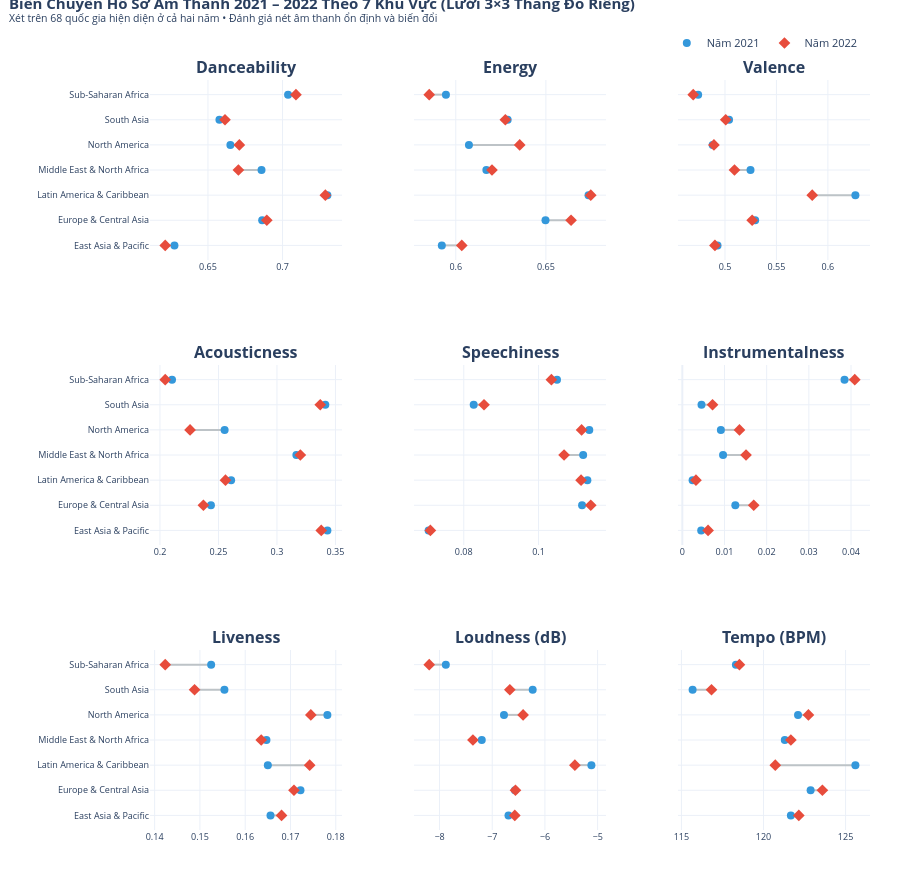

This figure's notebook cell:
### Markdown cell above
---
## 5. Hồ Sơ Thay Đổi Giữa Hai Năm (Dot Plot 2021–2022 Theo Khu Vực, Thang Đo Riêng)

**Phương pháp trực quan:**
- Đo lường mức độ biến chuyển của 7 khu vực giữa hai năm 2021 và 2022 trên **68 quốc gia có mặt ở cả hai năm**.
- Bố cục lưới $3 	imes 3$ subplots cho đủ 9 đặc trưng âm thanh.
- Mỗi ô có trục hoành là thang đo độc lập tương ứng với miền giá trị của từng đặc trưng.
- Hai mốc thời gian được biểu diễn bằng hai điểm màu: **2021 (Xanh dương, chấm tròn)** và **2022 (Đỏ, hình thoi)**, nối với nhau bằng đoạn thẳng chỉ rõ hướng dịch chuyển.

### Code cell
def plot_dotplot_regional_evolution(df_common_data):
    features_all = [
        'danceability', 'energy', 'valence', 'acousticness',
        'speechiness', 'instrumentalness', 'liveness', 'loudness', 'tempo'
    ]
    cols_all = [f'{f}_weighted' for f in features_all]
    titles_all = [
        'Danceability', 'Energy', 'Valence', 'Acousticness',
        'Speechiness', 'Instrumentalness', 'Liveness', 'Loudness (dB)', 'Tempo (BPM)'
    ]
    
    reg_yearly = df_common_data.groupby(['wb_region', 'year'])[cols_all].mean().reset_index()
    regions = sorted(df_common_data['wb_region'].unique())
    
    fig = make_subplots(
        rows=3, cols=3,
        subplot_titles=[f"<b>{t}</b>" for t in titles_all],
        horizontal_spacing=0.10,
        vertical_spacing=0.14
    )
    
    for idx, (f_col, t_label) in enumerate(zip(cols_all, titles_all)):
        r = idx // 3 + 1
        c = idx % 3 + 1
        
        piv = reg_yearly.pivot(index='wb_region', columns='year', values=f_col).loc[regions]
        
        # Đường nối 2021 -> 2022
        for reg in regions:
            val_21 = piv.loc[reg, 2021]
            val_22 = piv.loc[reg, 2022]
            fig.add_trace(go.Scatter(
                x=[val_21, val_22],
                y=[reg, reg],
                mode='lines',
                line=dict(color='#BDC3C7', width=2),
                showlegend=False,
                hoverinfo='skip'
            ), row=r, col=c)
            
        # Điểm năm 2021
        fig.add_trace(go.Scatter(
            x=piv[2021],
            y=regions,
            mode='markers',
            name='Năm 2021',
            marker=dict(size=8, color='#3498DB', symbol='circle'),
            showlegend=(idx == 0),
            hovertemplate='<b>%{y}</b> (2021)<br>' + t_label + ': %{x:.4f}<extra></extra>'
        ), row=r, col=c)
        
        # Điểm năm 2022
        fig.add_trace(go.Scatter(
            x=piv[2022],
            y=regions,
            mode='markers',
            name='Năm 2022',
            marker=dict(size=9, color='#E74C3C', symbol='diamond'),
            showlegend=(idx == 0),
            hovertemplate='<b>%{y}</b> (2022)<br>' + t_label + ': %{x:.4f}<extra></extra>'
        ), row=r, col=c)
        
        if c != 1:
            fig.update_yaxes(showticklabels=False, row=r, col=c)
        else:
            fig.update_yaxes(tickfont=dict(size=9), row=r, col=c)
            
        fig.update_xaxes(tickfont=dict(size=9), row=r, col=c)
        
    fig.update_layout(
        title=dict(
            text='<b>Biến Chuyển Hồ Sơ Âm Thanh 2021 – 2022 Theo 7 Khu Vực (Lưới 3×3 Thang Đo Riêng)</b><br><sup>Xét trên 68 quốc gia hiện diện ở cả hai năm • Đánh giá nét âm thanh ổn định và biến đổi</sup>',
            x=0.01, y=0.99,
            font=dict(size=15)
        ),
        legend=dict(
            orientation='h',
            x=0.99, y=1.03,
            xanchor='right', yanchor='bottom',
            font=dict(size=11),
            bgcolor='rgba(255, 255, 255, 0.7)'
        ),
        height=880,
        margin=dict(l=150, r=30, t=80, b=50),
        template='plotly_white'
    )
    return fig

fig_dotplot_evolution = plot_dotplot_regional_evolution(df_common)
fig_dotplot_evolution.show()

### Figure 1 — Plotly figure (JSON) as saved in the notebook; plotly's stock layout.template omitted (floating-point values rounded to 4 significant figures)
{"data": [{"hoverinfo": "skip", "line": {"color": "#BDC3C7", "width": 2}, "mode": "lines", "showlegend": false, "type": "scatter", "x": [0.6276, 0.6214], "xaxis": "x", "y": ["East Asia & Pacific", "East Asia & Pacific"], "yaxis": "y"}, {"hoverinfo": "skip", "line": {"color": "#BDC3C7", "width": 2}, "mode": "lines", "showlegend": false, "type": "scatter", "x": [0.6863, 0.6894], "xaxis": "x", "y": ["Europe & Central Asia", "Europe & Central Asia"], "yaxis": "y"}, {"hoverinfo": "skip", "line": {"color": "#BDC3C7", "width": 2}, "mode": "lines", "showlegend": false, "type": "scatter", "x": [0.7301, 0.7287], "xaxis": "x", "y": ["Latin America & Caribbean", "Latin America & Caribbean"], "yaxis": "y"}, {"hoverinfo": "skip", "line": {"color": "#BDC3C7", "width": 2}, "mode": "lines", "showlegend": false, "type": "scatter", "x": [0.6859, 0.6704], "xaxis": "x", "y": ["Middle East & North Africa", "Middle East & North Africa"], "yaxis": "y"}, {"hoverinfo": "skip", "line": {"color": "#BDC3C7", "width": 2}, "mode": "lines", "showlegend": false, "type": "scatter", "x": [0.665, 0.671], "xaxis": "x", "y": ["North America", "North America"], "yaxis": "y"}, {"hoverinfo": "skip", "line": {"color": "#BDC3C7", "width": 2}, "mode": "lines", "showlegend": false, "type": "scatter", "x": [0.6577, 0.6614], "xaxis": "x", "y": ["South Asia", "South Asia"], "yaxis": "y"}, {"hoverinfo": "skip", "line": {"color": "#BDC3C7", "width": 2}, "mode": "lines", "showlegend": false, "type": "scatter", "x": [0.7037, 0.709], "xaxis": "x", "y": ["Sub-Saharan Africa", "Sub-Saharan Africa"], "yaxis": "y"}, {"hovertemplate": "<b>%{y}</b> (2021)<br>Danceability: %{x:.4f}<extra></extra>", "marker": {"color": "#3498DB", "size": 8, "symbol": "circle"}, "mode": "markers", "name": "Năm 2021", "showlegend": true, "type": "scatter", "x": [0.6276, 0.6863, 0.7301, 0.6859, 0.665, 0.6577, 0.7037], "xaxis": "x", "y": ["East Asia & Pacific", "Europe & Central Asia", "Latin America & Caribbean", "Middle East & North Africa", "North America", "South Asia", "Sub-Saharan Africa"], "yaxis": "y"}, {"hovertemplate": "<b>%{y}</b> (2022)<br>Danceability: %{x:.4f}<extra></extra>", "marker": {"color": "#E74C3C", "size": 9, "symbol": "diamond"}, "mode": "markers", "name": "Năm 2022", "showlegend": true, "type": "scatter", "x": [0.6214, 0.6894, 0.7287, 0.6704, 0.671, 0.6614, 0.709], "xaxis": "x", "y": ["East Asia & Pacific", "Europe & Central Asia", "Latin America & Caribbean", "Middle East & North Africa", "North America", "South Asia", "Sub-Saharan Africa"], "yaxis": "y"}, {"hoverinfo": "skip", "line": {"color": "#BDC3C7", "width": 2}, "mode": "lines", "showlegend": false, "type": "scatter", "x": [0.5922, 0.6033], "xaxis": "x2", "y": ["East Asia & Pacific", "East Asia & Pacific"], "yaxis": "y2"}, {"hoverinfo": "skip", "line": {"color": "#BDC3C7", "width": 2}, "mode": "lines", "showlegend": false, "type": "scatter", "x": [0.6498, 0.664], "xaxis": "x2", "y": ["Europe & Central Asia", "Europe & Central Asia"], "yaxis": "y2"}, {"hoverinfo": "skip", "line": {"color": "#BDC3C7", "width": 2}, "mode": "lines", "showlegend": false, "type": "scatter", "x": [0.6736, 0.6749], "xaxis": "x2", "y": ["Latin America & Caribbean", "Latin America & Caribbean"], "yaxis": "y2"}, {"hoverinfo": "skip", "line": {"color": "#BDC3C7", "width": 2}, "mode": "lines", "showlegend": false, "type": "scatter", "x": [0.617, 0.6201], "xaxis": "x2", "y": ["Middle East & North Africa", "Middle East & North Africa"], "yaxis": "y2"}, {"hoverinfo": "skip", "line": {"color": "#BDC3C7", "width": 2}, "mode": "lines", "showlegend": false, "type": "scatter", "x": [0.6073, 0.6355], "xaxis": "x2", "y": ["North America", "North America"], "yaxis": "y2"}, {"hoverinfo": "skip", "line": {"color": "#BDC3C7", "width": 2}, "mode": "lines", "showlegend": false, "type": "scatter", "x": [0.6288, 0.6275], "xaxis": "x2", "y": ["South Asia", "South Asia"], "yaxis": "y2"}, {"hoverinfo": "skip", "line": {"color": "#BDC3C7", "width": 2}, "mode": "lines", "showlegend": false, "type": "scatter", "x": [0.5945, 0.5853], "xaxis": "x2", "y": ["Sub-Saharan Africa", "Sub-Saharan Africa"], "yaxis": "y2"}, {"hovertemplate": "<b>%{y}</b> (2021)<br>Energy: %{x:.4f}<extra></extra>", "marker": {"color": "#3498DB", "size": 8, "symbol": "circle"}, "mode": "markers", "name": "Năm 2021", "showlegend": false, "type": "scatter", "x": [0.5922, 0.6498, 0.6736, 0.617, 0.6073, 0.6288, 0.5945], "xaxis": "x2", "y": ["East Asia & Pacific", "Europe & Central Asia", "Latin America & Caribbean", "Middle East & North Africa", "North America", "South Asia", "Sub-Saharan Africa"], "yaxis": "y2"}, {"hovertemplate": "<b>%{y}</b> (2022)<br>Energy: %{x:.4f}<extra></extra>", "marker": {"color": "#E74C3C", "size": 9, "symbol": "diamond"}, "mode": "markers", "name": "Năm 2022", "showlegend": false, "type": "scatter", "x": [0.6033, 0.664, 0.6749, 0.6201, 0.6355, 0.6275, 0.5853], "xaxis": "x2", "y": ["East Asia & Pacific", "Europe & Central Asia", "Latin America & Caribbean", "Middle East & North Africa", "North America", "South Asia", "Sub-Saharan Africa"], "yaxis": "y2"}, {"hoverinfo": "skip", "line": {"color": "#BDC3C7", "width": 2}, "mode": "lines", "showlegend": false, "type": "scatter", "x": [0.4928, 0.4902], "xaxis": "x3", "y": ["East Asia & Pacific", "East Asia & Pacific"], "yaxis": "y3"}, {"hoverinfo": "skip", "line": {"color": "#BDC3C7", "width": 2}, "mode": "lines", "showlegend": false, "type": "scatter", "x": [0.5293, 0.5264], "xaxis": "x3", "y": ["Europe & Central Asia", "Europe & Central Asia"], "yaxis": "y3"}, {"hoverinfo": "skip", "line": {"color": "#BDC3C7", "width": 2}, "mode": "lines", "showlegend": false, "type": "scatter", "x": [0.6267, 0.5848], "xaxis": "x3", "y": ["Latin America & Caribbean", "Latin America & Caribbean"], "yaxis": "y3"}, {"hoverinfo": "skip", "line": {"color": "#BDC3C7", "width": 2}, "mode": "lines", "showlegend": false, "type": "scatter", "x": [0.5248, 0.5092], "xaxis": "x3", "y": ["Middle East & North Africa", "Middle East & North Africa"], "yaxis": "y3"}, {"hoverinfo": "skip", "line": {"color": "#BDC3C7", "width": 2}, "mode": "lines", "showlegend": false, "type": "scatter", "x": [0.4881, 0.4893], "xaxis": "x3", "y": ["North America", "North America"], "yaxis": "y3"}, {"hoverinfo": "skip", "line": {"color": "#BDC3C7", "width": 2}, "mode": "lines", "showlegend": false, "type": "scatter", "x": [0.504, 0.5007], "xaxis": "x3", "y": ["South Asia", "South Asia"], "yaxis": "y3"}, {"hoverinfo": "skip", "line": {"color": "#BDC3C7", "width": 2}, "mode": "lines", "showlegend": false, "type": "scatter", "x": [0.4739, 0.4691], "xaxis": "x3", "y": ["Sub-Saharan Africa", "Sub-Saharan Africa"], "yaxis": "y3"}, {"hovertemplate": "<b>%{y}</b> (2021)<br>Valence: %{x:.4f}<extra></extra>", "marker": {"color": "#3498DB", "size": 8, "symbol": "circle"}, "mode": "markers", "name": "Năm 2021", "showlegend": false, "type": "scatter", "x": [0.4928, 0.5293, 0.6267, 0.5248, 0.4881, 0.504, 0.4739], "xaxis": "x3", "y": ["East Asia & Pacific", "Europe & Central Asia", "Latin America & Caribbean", "Middle East & North Africa", "North America", "South Asia", "Sub-Saharan Africa"], "yaxis": "y3"}, {"hovertemplate": "<b>%{y}</b> (2022)<br>Valence: %{x:.4f}<extra></extra>", "marker": {"color": "#E74C3C", "size": 9, "symbol": "diamond"}, "mode": "markers", "name": "Năm 2022", "showlegend": false, "type": "scatter", "x": [0.4902, 0.5264, 0.5848, 0.5092, 0.4893, 0.5007, 0.4691], "xaxis": "x3", "y": ["East Asia & Pacific", "Europe & Central Asia", "Latin America & Caribbean", "Middle East & North Africa", "North America", "South Asia", "Sub-Saharan Africa"], "yaxis": "y3"}, {"hoverinfo": "skip", "line": {"color": "#BDC3C7", "width": 2}, "mode": "lines", "showlegend": false, "type": "scatter", "x": [0.3431, 0.3379], "xaxis": "x4", "y": ["East Asia & Pacific", "East Asia & Pacific"], "yaxis": "y4"}, {"hoverinfo": "skip", "line": {"color": "#BDC3C7", "width": 2}, "mode": "lines", "showlegend": false, "type": "scatter", "x": [0.2436, 0.2371], "xaxis": "x4", "y": ["Europe & Central Asia", "Europe & Central Asia"], "yaxis": "y4"}, {"hoverinfo": "skip", "line": {"color": "#BDC3C7", "width": 2}, "mode": "lines", "showlegend": false, "type": "scatter", "x": [0.2608, 0.256], "xaxis": "x4", "y": ["Latin America & Caribbean", "Latin America & Caribbean"], "yaxis": "y4"}, {"hoverinfo": "skip", "line": {"color": "#BDC3C7", "width": 2}, "mode": "lines", "showlegend": false, "type": "scatter", "x": [0.3166, 0.32], "xaxis": "x4", "y": ["Middle East & North Africa", "Middle East & North Africa"], "yaxis": "y4"}, {"hoverinfo": "skip", "line": {"color": "#BDC3C7", "width": 2}, "mode": "lines", "showlegend": false, "type": "scatter", "x": [0.2553, 0.2257], "xaxis": "x4", "y": ["North America", "North America"], "yaxis": "y4"}, {"hoverinfo": "skip", "line": {"color": "#BDC3C7", "width": 2}, "mode": "lines", "showlegend": false, "type": "scatter", "x": [0.3413, 0.337], "xaxis": "x4", "y": ["South Asia", "South Asia"], "yaxis": "y4"}, {"hoverinfo": "skip", "line": {"color": "#BDC3C7", "width": 2}, "mode": "lines", "showlegend": false, "type": "scatter", "x": [0.2103, 0.2045], "xaxis": "x4", "y": ["Sub-Saharan Africa", "Sub-Saharan Africa"], "yaxis": "y4"}, {"hovertemplate": "<b>%{y}</b> (2021)<br>Acousticness: %{x:.4f}<extra></extra>", "marker": {"color": "#3498DB", "size": 8, "symbol": "circle"}, "mode": "markers", "name": "Năm 2021", "showlegend": false, "type": "scatter", "x": [0.3431, 0.2436, 0.2608, 0.3166, 0.2553, 0.3413, 0.2103], "xaxis": "x4", "y": ["East Asia & Pacific", "Europe & Central Asia", "Latin America & Caribbean", "Middle East & North Africa", "North America", "South Asia", "Sub-Saharan Africa"], "yaxis": "y4"}, {"hovertemplate": "<b>%{y}</b> (2022)<br>Acousticness: %{x:.4f}<extra></extra>", "marker": {"color": "#E74C3C", "size": 9, "symbol": "diamond"}, "mode": "markers", "name": "Năm 2022", "showlegend": false, "type": "scatter", "x": [0.3379, 0.2371, 0.256, 0.32, 0.2257, 0.337, 0.2045], "xaxis": "x4", "y": ["East Asia & Pacific", "Europe & Central Asia", "Latin America & Caribbean", "Middle East & North Africa", "North America", "South Asia", "Sub-Saharan Africa"], "yaxis": "y4"}, {"hoverinfo": "skip", "line": {"color": "#BDC3C7", "width": 2}, "mode": "lines", "showlegend": false, "type": "scatter", "x": [0.0706, 0.07108], "xaxis": "x5", "y": ["East Asia & Pacific", "East Asia & Pacific"], "yaxis": "y5"}, {"hoverinfo": "skip", "line": {"color": "#BDC3C7", "width": 2}, "mode": "lines", "showlegend": false, "type": "scatter", "x": [0.1116, 0.114], "xaxis": "x5", "y": ["Europe & Central Asia", "Europe & Central Asia"], "yaxis": "y5"}, {"hoverinfo": "skip", "line": {"color": "#BDC3C7", "width": 2}, "mode": "lines", "showlegend": false, "type": "scatter", "x": [0.1131, 0.1114], "xaxis": "x5", "y": ["Latin America & Caribbean", "Latin America & Caribbean"], "yaxis": "y5"}, {"hoverinfo": "skip", "line": {"color": "#BDC3C7", "width": 2}, "mode": "lines", "showlegend": false, "type": "scatter", "x": [0.1119, 0.1068], "xaxis": "x5", "y": ["Middle East & North Africa", "Middle East & North Africa"], "yaxis": "y5"}, {"hoverinfo": "skip", "line": {"color": "#BDC3C7", "width": 2}, "mode": "lines", "showlegend": false, "type": "scatter", "x": [0.1136, 0.1115], "xaxis": "x5", "y": ["North America", "North America"], "yaxis": "y5"}, {"hoverinfo": "skip", "line": {"color": "#BDC3C7", "width": 2}, "mode": "lines", "showlegend": false, "type": "scatter", "x": [0.08266, 0.08542], "xaxis": "x5", "y": ["South Asia", "South Asia"], "yaxis": "y5"}, {"hoverinfo": "skip", "line": {"color": "#BDC3C7", "width": 2}, "mode": "lines", "showlegend": false, "type": "scatter", "x": [0.1049, 0.1034], "xaxis": "x5", "y": ["Sub-Saharan Africa", "Sub-Saharan Africa"], "yaxis": "y5"}, {"hovertemplate": "<b>%{y}</b> (2021)<br>Speechiness: %{x:.4f}<extra></extra>", "marker": {"color": "#3498DB", "size": 8, "symbol": "circle"}, "mode": "markers", "name": "Năm 2021", "showlegend": false, "type": "scatter", "x": [0.0706, 0.1116, 0.1131, 0.1119, 0.1136, 0.08266, 0.1049], "xaxis": "x5", "y": ["East Asia & Pacific", "Europe & Central Asia", "Latin America & Caribbean", "Middle East & North Africa", "North America", "South Asia", "Sub-Saharan Africa"], "yaxis": "y5"}, {"hovertemplate": "<b>%{y}</b> (2022)<br>Speechiness: %{x:.4f}<extra></extra>", "marker": {"color": "#E74C3C", "size": 9, "symbol": "diamond"}, "mode": "markers", "name": "Năm 2022", "showlegend": false, "type": "scatter", "x": [0.07108, 0.114, 0.1114, 0.1068, 0.1115, 0.08542, 0.1034], "xaxis": "x5", "y": ["East Asia & Pacific", "Europe & Central Asia", "Latin America & Caribbean", "Middle East & North Africa", "North America", "South Asia", "Sub-Saharan Africa"], "yaxis": "y5"}, {"hoverinfo": "skip", "line": {"color": "#BDC3C7", "width": 2}, "mode": "lines", "showlegend": false, "type": "scatter", "x": [0.004475, 0.006102], "xaxis": "x6", "y": ["East Asia & Pacific", "East Asia & Pacific"], "yaxis": "y6"}, {"hoverinfo": "skip", "line": {"color": "#BDC3C7", "width": 2}, "mode": "lines", "showlegend": false, "type": "scatter", "x": [0.01256, 0.01693], "xaxis": "x6", "y": ["Europe & Central Asia", "Europe & Central Asia"], "yaxis": "y6"}, {"hoverinfo": "skip", "line": {"color": "#BDC3C7", "width": 2}, "mode": "lines", "showlegend": false, "type": "scatter", "x": [0.002435, 0.003233], "xaxis": "x6", "y": ["Latin America & Caribbean", "Latin America & Caribbean"], "yaxis": "y6"}, {"hoverinfo": "skip", "line": {"color": "#BDC3C7", "width": 2}, "mode": "lines", "showlegend": false, "type": "scatter", "x": [0.00966, 0.0151], "xaxis": "x6", "y": ["Middle East & North Africa", "Middle East & North Africa"], "yaxis": "y6"}, {"hoverinfo": "skip", "line": {"color": "#BDC3C7", "width": 2}, "mode": "lines", "showlegend": false, "type": "scatter", "x": [0.00914, 0.01355], "xaxis": "x6", "y": ["North America", "North America"], "yaxis": "y6"}, {"hoverinfo": "skip", "line": {"color": "#BDC3C7", "width": 2}, "mode": "lines", "showlegend": false, "type": "scatter", "x": [0.004544, 0.007165], "xaxis": "x6", "y": ["South Asia", "South Asia"], "yaxis": "y6"}, {"hoverinfo": "skip", "line": {"color": "#BDC3C7", "width": 2}, "mode": "lines", "showlegend": false, "type": "scatter", "x": [0.03846, 0.04089], "xaxis": "x6", "y": ["Sub-Saharan Africa", "Sub-Saharan Africa"], "yaxis": "y6"}, {"hovertemplate": "<b>%{y}</b> (2021)<br>Instrumentalness: %{x:.4f}<extra></extra>", "marker": {"color": "#3498DB", "size": 8, "symbol": "circle"}, "mode": "markers", "name": "Năm 2021", "showlegend": false, "type": "scatter", "x": [0.004475, 0.01256, 0.002435, 0.00966, 0.00914, 0.004544, 0.03846], "xaxis": "x6", "y": ["East Asia & Pacific", "Europe & Central Asia", "Latin America & Caribbean", "Middle East & North Africa", "North America", "South Asia", "Sub-Saharan Africa"], "yaxis": "y6"}, {"hovertemplate": "<b>%{y}</b> (2022)<br>Instrumentalness: %{x:.4f}<extra></extra>", "marker": {"color": "#E74C3C", "size": 9, "symbol": "diamond"}, "mode": "markers", "name": "Năm 2022", "showlegend": false, "type": "scatter", "x": [0.006102, 0.01693, 0.003233, 0.0151, 0.01355, 0.007165, 0.04089], "xaxis": "x6", "y": ["East Asia & Pacific", "Europe & Central Asia", "Latin America & Caribbean", "Middle East & North Africa", "North America", "South Asia", "Sub-Saharan Africa"], "yaxis": "y6"}, {"hoverinfo": "skip", "line": {"color": "#BDC3C7", "width": 2}, "mode": "lines", "showlegend": false, "type": "scatter", "x": [0.1656, 0.168], "xaxis": "x7", "y": ["East Asia & Pacific", "East Asia & Pacific"], "yaxis": "y7"}, {"hoverinfo": "skip", "line": {"color": "#BDC3C7", "width": 2}, "mode": "lines", "showlegend": false, "type": "scatter", "x": [0.1722, 0.1708], "xaxis": "x7", "y": ["Europe & Central Asia", "Europe & Central Asia"], "yaxis": "y7"}, {"hoverinfo": "skip", "line": {"color": "#BDC3C7", "width": 2}, "mode": "lines", "showlegend": false, "type": "scatter", "x": [0.165, 0.1742], "xaxis": "x7", "y": ["Latin America & Caribbean", "Latin America & Caribbean"], "yaxis": "y7"}, {"hoverinfo": "skip", "line": {"color": "#BDC3C7", "width": 2}, "mode": "lines", "showlegend": false, "type": "scatter", "x": [0.1647, 0.1635], "xaxis": "x7", "y": ["Middle East & North Africa", "Middle East & North Africa"], "yaxis": "y7"}, {"hoverinfo": "skip", "line": {"color": "#BDC3C7", "width": 2}, "mode": "lines", "showlegend": false, "type": "scatter", "x": [0.1782, 0.1745], "xaxis": "x7", "y": ["North America", "North America"], "yaxis": "y7"}, {"hoverinfo": "skip", "line": {"color": "#BDC3C7", "width": 2}, "mode": "lines", "showlegend": false, "type": "scatter", "x": [0.1554, 0.1488], "xaxis": "x7", "y": ["South Asia", "South Asia"], "yaxis": "y7"}, {"hoverinfo": "skip", "line": {"color": "#BDC3C7", "width": 2}, "mode": "lines", "showlegend": false, "type": "scatter", "x": [0.1525, 0.1423], "xaxis": "x7", "y": ["Sub-Saharan Africa", "Sub-Saharan Africa"], "yaxis": "y7"}, {"hovertemplate": "<b>%{y}</b> (2021)<br>Liveness: %{x:.4f}<extra></extra>", "marker": {"color": "#3498DB", "size": 8, "symbol": "circle"}, "mode": "markers", "name": "Năm 2021", "showlegend": false, "type": "scatter", "x": [0.1656, 0.1722, 0.165, 0.1647, 0.1782, 0.1554, 0.1525], "xaxis": "x7", "y": ["East Asia & Pacific", "Europe & Central Asia", "Latin America & Caribbean", "Middle East & North Africa", "North America", "South Asia", "Sub-Saharan Africa"], "yaxis": "y7"}, {"hovertemplate": "<b>%{y}</b> (2022)<br>Liveness: %{x:.4f}<extra></extra>", "marker": {"color": "#E74C3C", "size": 9, "symbol": "diamond"}, "mode": "markers", "name": "Năm 2022", "showlegend": false, "type": "scatter", "x": [0.168, 0.1708, 0.1742, 0.1635, 0.1745, 0.1488, 0.1423], "xaxis": "x7", "y": ["East Asia & Pacific", "Europe & Central Asia", "Latin America & Caribbean", "Middle East & North Africa", "North America", "South Asia", "Sub-Saharan Africa"], "yaxis": "y7"}, {"hoverinfo": "skip", "line": {"color": "#BDC3C7", "width": 2}, "mode": "lines", "showlegend": false, "type": "scatter", "x": [-6.692, -6.572], "xaxis": "x8", "y": ["East Asia & Pacific", "East Asia & Pacific"], "yaxis": "y8"}, {"hoverinfo": "skip", "line": {"color": "#BDC3C7", "width": 2}, "mode": "lines", "showlegend": false, "type": "scatter", "x": [-6.569, -6.559], "xaxis": "x8", "y": ["Europe & Central Asia", "Europe & Central Asia"], "yaxis": "y8"}, {"hoverinfo": "skip", "line": {"color": "#BDC3C7", "width": 2}, "mode": "lines", "showlegend": false, "type": "scatter", "x": [-5.118, -5.431], "xaxis": "x8", "y": ["Latin America & Caribbean", "Latin America & Caribbean"], "yaxis": "y8"}, {"hoverinfo": "skip", "line": {"color": "#BDC3C7", "width": 2}, "mode": "lines", "showlegend": false, "type": "scatter", "x": [-7.198, -7.366], "xaxis": "x8", "y": ["Middle East & North Africa", "Middle East & North Africa"], "yaxis": "y8"}, {"hoverinfo": "skip", "line": {"color": "#BDC3C7", "width": 2}, "mode": "lines", "showlegend": false, "type": "scatter", "x": [-6.777, -6.414], "xaxis": "x8", "y": ["North America", "North America"], "yaxis": "y8"}, {"hoverinfo": "skip", "line": {"color": "#BDC3C7", "width": 2}, "mode": "lines", "showlegend": false, "type": "scatter", "x": [-6.232, -6.666], "xaxis": "x8", "y": ["South Asia", "South Asia"], "yaxis": "y8"}, {"hoverinfo": "skip", "line": {"color": "#BDC3C7", "width": 2}, "mode": "lines", "showlegend": false, "type": "scatter", "x": [-7.881, -8.196], "xaxis": "x8", "y": ["Sub-Saharan Africa", "Sub-Saharan Africa"], "yaxis": "y8"}, {"hovertemplate": "<b>%{y}</b> (2021)<br>Loudness (dB): %{x:.4f}<extra></extra>", "marker": {"color": "#3498DB", "size": 8, "symbol": "circle"}, "mode": "markers", "name": "Năm 2021", "showlegend": false, "type": "scatter", "x": [-6.692, -6.569, -5.118, -7.198, -6.777, -6.232, -7.881], "xaxis": "x8", "y": ["East Asia & Pacific", "Europe & Central Asia", "Latin America & Caribbean", "Middle East & North Africa", "North America", "South Asia", "Sub-Saharan Africa"], "yaxis": "y8"}, {"hovertemplate": "<b>%{y}</b> (2022)<br>Loudness (dB): %{x:.4f}<extra></extra>", "marker": {"color": "#E74C3C", "size": 9, "symbol": "diamond"}, "mode": "markers", "name": "Năm 2022", "showlegend": false, "type": "scatter", "x": [-6.572, -6.559, -5.431, -7.366, -6.414, -6.666, -8.196], "xaxis": "x8", "y": ["East Asia & Pacific", "Europe & Central Asia", "Latin America & Caribbean", "Middle East & North Africa", "North America", "South Asia", "Sub-Saharan Africa"], "yaxis": "y8"}, {"hoverinfo": "skip", "line": {"color": "#BDC3C7", "width": 2}, "mode": "lines", "showlegend": false, "type": "scatter", "x": [121.7, 122.2], "xaxis": "x9", "y": ["East Asia & Pacific", "East Asia & Pacific"], "yaxis": "y9"}, {"hoverinfo": "skip", "line": {"color": "#BDC3C7", "width": 2}, "mode": "lines", "showlegend": false, "type": "scatter", "x": [122.9, 123.6], "xaxis": "x9", "y": ["Europe & Central Asia", "Europe & Central Asia"], "yaxis": "y9"}, {"hoverinfo": "skip", "line": {"color": "#BDC3C7", "width": 2}, "mode": "lines", "showlegend": false, "type": "scatter", "x": [125.6, 120.7], "xaxis": "x9", "y": ["Latin America & Caribbean", "Latin America & Caribbean"], "yaxis": "y9"}, {"hoverinfo": "skip", "line": {"color": "#BDC3C7", "width": 2}, "mode": "lines", "showlegend": false, "type": "scatter", "x": [121.3, 121.7], "xaxis": "x9", "y": ["Middle East & North Africa", "Middle East & North Africa"], "yaxis": "y9"}, {"hoverinfo": "skip", "line": {"color": "#BDC3C7", "width": 2}, "mode": "lines", "showlegend": false, "type": "scatter", "x": [122.1, 122.7], "xaxis": "x9", "y": ["North America", "North America"], "yaxis": "y9"}, {"hoverinfo": "skip", "line": {"color": "#BDC3C7", "width": 2}, "mode": "lines", "showlegend": false, "type": "scatter", "x": [115.7, 116.8], "xaxis": "x9", "y": ["South Asia", "South Asia"], "yaxis": "y9"}, {"hoverinfo": "skip", "line": {"color": "#BDC3C7", "width": 2}, "mode": "lines", "showlegend": false, "type": "scatter", "x": [118.3, 118.5], "xaxis": "x9", "y": ["Sub-Saharan Africa", "Sub-Saharan Africa"], "yaxis": "y9"}, {"hovertemplate": "<b>%{y}</b> (2021)<br>Tempo (BPM): %{x:.4f}<extra></extra>", "marker": {"color": "#3498DB", "size": 8, "symbol": "circle"}, "mode": "markers", "name": "Năm 2021", "showlegend": false, "type": "scatter", "x": [121.7, 122.9, 125.6, 121.3, 122.1, 115.7, 118.3], "xaxis": "x9", "y": ["East Asia & Pacific", "Europe & Central Asia", "Latin America & Caribbean", "Middle East & North Africa", "North America", "South Asia", "Sub-Saharan Africa"], "yaxis": "y9"}, {"hovertemplate": "<b>%{y}</b> (2022)<br>Tempo (BPM): %{x:.4f}<extra></extra>", "marker": {"color": "#E74C3C", "size": 9, "symbol": "diamond"}, "mode": "markers", "name": "Năm 2022", "showlegend": false, "type": "scatter", "x": [122.2, 123.6, 120.7, 121.7, 122.7, 116.8, 118.5], "xaxis": "x9", "y": ["East Asia & Pacific", "Europe & Central Asia", "Latin America & Caribbean", "Middle East & North Africa", "North America", "South Asia", "Sub-Saharan Africa"], "yaxis": "y9"}], "layout": {"annotations": [{"font": {"size": 16}, "showarrow": false, "text": "<b>Danceability</b>", "x": 0.1333, "xanchor": "center", "xref": "paper", "y": 1.0, "yanchor": "bottom", "yref": "paper"}, {"font": {"size": 16}, "showarrow": false, "text": "<b>Energy</b>", "x": 0.5, "xanchor": "center", "xref": "paper", "y": 1.0, "yanchor": "bottom", "yref": "paper"}, {"font": {"size": 16}, "showarrow": false, "text": "<b>Valence</b>", "x": 0.8667, "xanchor": "center", "xref": "paper", "y": 1.0, "yanchor": "bottom", "yref": "paper"}, {"font": {"size": 16}, "showarrow": false, "text": "<b>Acousticness</b>", "x": 0.1333, "xanchor": "center", "xref": "paper", "y": 0.62, "yanchor": "bottom", "yref": "paper"}, {"font": {"size": 16}, "showarrow": false, "text": "<b>Speechiness</b>", "x": 0.5, "xanchor": "center", "xref": "paper", "y": 0.62, "yanchor": "bottom", "yref": "paper"}, {"font": {"size": 16}, "showarrow": false, "text": "<b>Instrumentalness</b>", "x": 0.8667, "xanchor": "center", "xref": "paper", "y": 0.62, "yanchor": "bottom", "yref": "paper"}, {"font": {"size": 16}, "showarrow": false, "text": "<b>Liveness</b>", "x": 0.1333, "xanchor": "center", "xref": "paper", "y": 0.24, "yanchor": "bottom", "yref": "paper"}, {"font": {"size": 16}, "showarrow": false, "text": "<b>Loudness (dB)</b>", "x": 0.5, "xanchor": "center", "xref": "paper", "y": 0.24, "yanchor": "bottom", "yref": "paper"}, {"font": {"size": 16}, "showarrow": false, "text": "<b>Tempo (BPM)</b>", "x": 0.8667, "xanchor": "center", "xref": "paper", "y": 0.24, "yanchor": "bottom", "yref": "paper"}], "height": 880, "legend": {"bgcolor": "rgba(255, 255, 255, 0.7)", "font": {"size": 11}, "orientation": "h", "x": 0.99, "xanchor": "right", "y": 1.03, "yanchor": "bottom"}, "margin": {"b": 50, "l": 150, "r": 30, "t": 80}, "title": {"font": {"size": 15}, "text": "<b>Biến Chuyển Hồ Sơ Âm Thanh 2021 – 2022 Theo 7 Khu Vực (Lưới 3×3 Thang Đo Riêng)</b><br><sup>Xét trên 68 quốc gia hiện diện ở cả hai năm • Đánh giá nét âm thanh ổn định và biến đổi</sup>", "x": 0.01, "y": 0.99}, "xaxis": {"anchor": "y", "domain": [0.0, 0.2667], "tickfont": {"size": 9}}, "xaxis2": {"anchor": "y2", "domain": [0.3667, 0.6333], "tickfont": {"size": 9}}, "xaxis3": {"anchor": "y3", "domain": [0.7333, 1.0], "tickfont": {"size": 9}}, "xaxis4": {"anchor": "y4", "domain": [0.0, 0.2667], "tickfont": {"size": 9}}, "xaxis5": {"anchor": "y5", "domain": [0.3667, 0.6333], "tickfont": {"size": 9}}, "xaxis6": {"anchor": "y6", "domain": [0.7333, 1.0], "tickfont": {"size": 9}}, "xaxis7": {"anchor": "y7", "domain": [0.0, 0.2667], "tickfont": {"size": 9}}, "xaxis8": {"anchor": "y8", "domain": [0.3667, 0.6333], "tickfont": {"size": 9}}, "xaxis9": {"anchor": "y9", "domain": [0.7333, 1.0], "tickfont": {"size": 9}}, "yaxis": {"anchor": "x", "domain": [0.76, 1.0], "tickfont": {"size": 9}}, "yaxis2": {"anchor": "x2", "domain": [0.76, 1.0], "showticklabels": false}, "yaxis3": {"anchor": "x3", "domain": [0.76, 1.0], "showticklabels": false}, "yaxis4": {"anchor": "x4", "domain": [0.38, 0.62], "tickfont": {"size": 9}}, "yaxis5": {"anchor": "x5", "domain": [0.38, 0.62], "showticklabels": false}, "yaxis6": {"anchor": "x6", "domain": [0.38, 0.62], "showticklabels": false}, "yaxis7": {"anchor": "x7", "domain": [0.0, 0.24], "tickfont": {"size": 9}}, "yaxis8": {"anchor": "x8", "domain": [0.0, 0.24], "showticklabels": false}, "yaxis9": {"anchor": "x9", "domain": [0.0, 0.24], "showticklabels": false}}}
